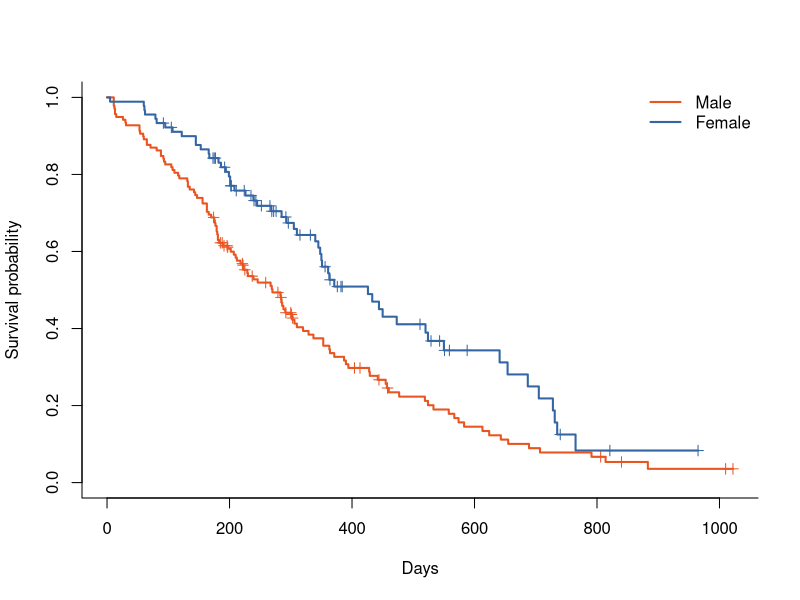

This chart was generated by the following R code:
# Kaplan-Meier estimation ---------------------------------------------------
# NCCTG advanced lung cancer trial (survival::lung).
# Run a line with Ctrl/Cmd + Enter, or the whole file with "Source".

library(survival)

# Work on a copy so the script can be re-run safely
lung_df <- transform(survival::lung, sex = factor(sex, 1:2, c("Male", "Female")))

# Overall survival
km_all <- survfit(Surv(time, status) ~ 1, data = lung_df)
km_all

# Median survival and 1-year survival
summary(km_all, times = 365)

# By sex
km_sex <- survfit(Surv(time, status) ~ sex, data = lung_df)
plot(km_sex, col = c("#E95420", "#3465A4"), lwd = 2, mark.time = TRUE,
     xlab = "Days", ylab = "Survival probability", bty = "l")
legend("topright", levels(lung_df$sex), col = c("#E95420", "#3465A4"), lwd = 2, bty = "n")

# Log-rank test
survdiff(Surv(time, status) ~ sex, data = lung_df)
